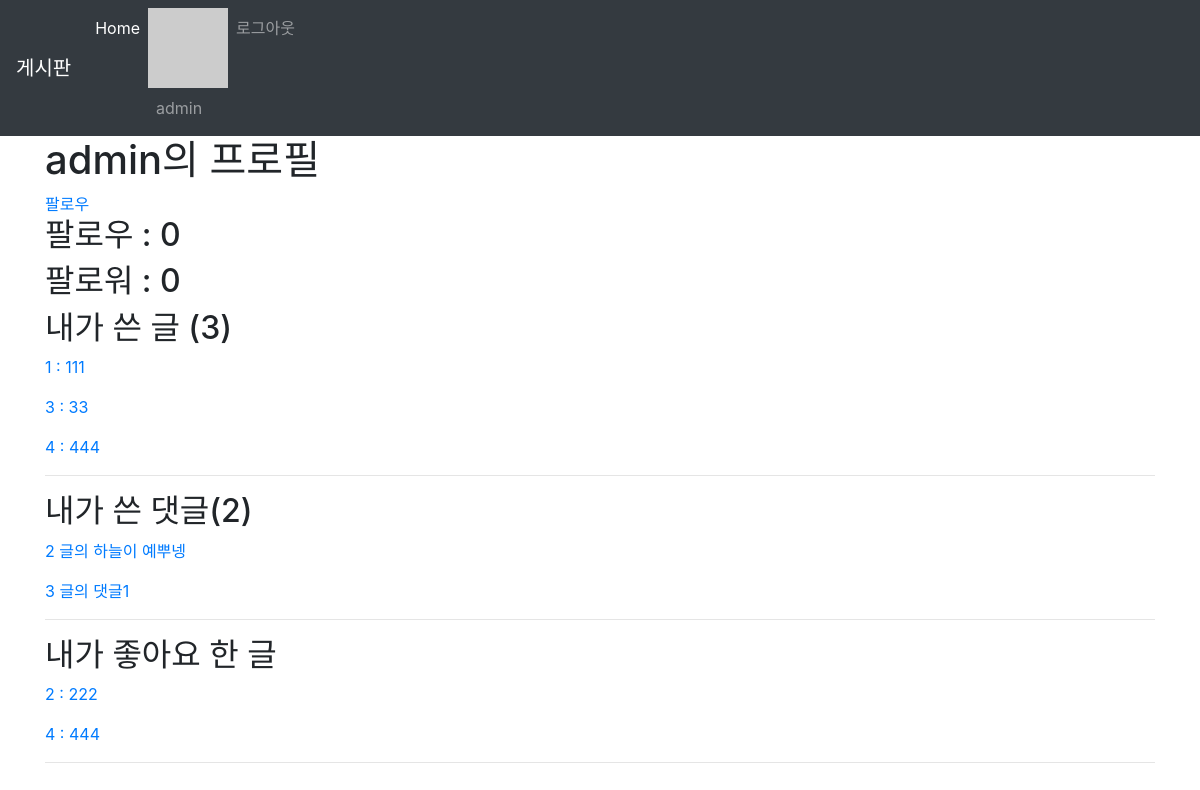
Before: /accounts/1/profile/ (signed in) with the older database file.
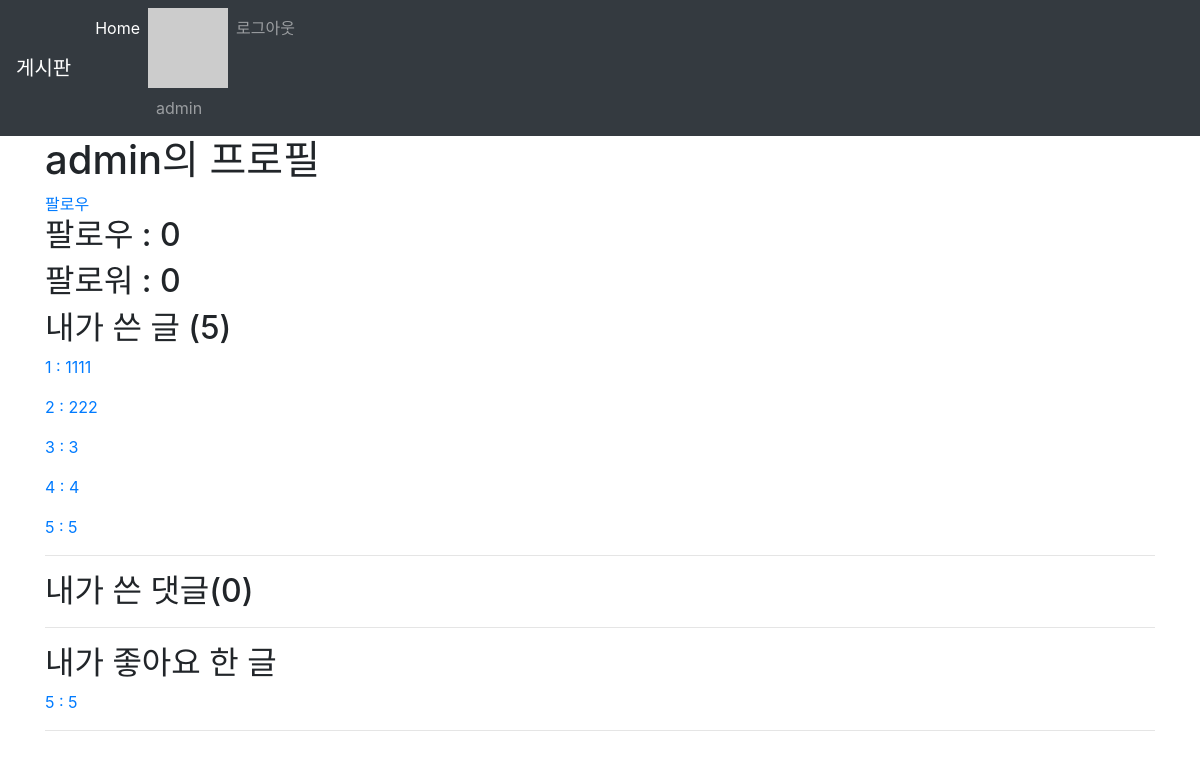
After: the same page with the newer database file.
### accounts/models.py (models this page shows)
class User(AbstractUser):
    followings = models.ManyToManyField(
                    settings.AUTH_USER_MODEL,
                    related_name='followers',
                    blank=True
                    )

### articles/models.py (models this page shows, shortened)
class Article(models.Model):
   title = models.CharField(max_length=10)
   content = models.TextField()
   image = models.ImageField(blank=True)
   image_thumbnail = ProcessedImageField(
       blank=True,
       processors=[ResizeToFill(300, 300)],
       format='JPEG',
       options={'quality': 80}
   )
   created_at = models.DateTimeField(auto_now_add=True)
   updated_at = models.DateTimeField(auto_now=True)
   user = models.ForeignKey(settings.AUTH_USER_MODEL, on_delete=models.CASCADE)
   like_users = models.ManyToManyField(settings.AUTH_USER_MODEL, related_name='like_articles', blank=True)
   hashtags = models.ManyToManyField(HashTag, blank=True, related_name='articles')

class Comment(models.Model):
   content = models.CharField(max_length=140)
   created_at = models.DateTimeField(auto_now_add=True)
   article = models.ForeignKey(Article, on_delete=models.CASCADE)
   user = models.ForeignKey(settings.AUTH_USER_MODEL, on_delete=models.CASCADE)

### accounts/views.py (the view)
# urls.py: path('<int:account_pk>/profile/', views.profile, name='profile'),
@login_required
def profile(request, account_pk):
    User = get_user_model()
    user = get_object_or_404(User, pk=account_pk)
    context = {
        'user_profile' : user
    }
    return render(request, 'accounts/profile.html', context)

### articles/templatetags/gravatar.py (called while the page is built)
@register.filter
def makehash(email):
    return 'https://www.gravatar.com/avatar/' + hashlib.md5(email.strip().lower().encode('utf-8')).hexdigest()

### accounts/templates/accounts/profile.html
{% extends 'articles/base.html' %}
{% load bootstrap4 %}
{% block body %}
<h1>{{ user_profile.username }}의 프로필</h1>
{% with user_profile.followers.all as followers  %}
    <a href="{% url 'accounts:follow' user_profile.pk %}">
        {% if user in user_profile.followers.all %}
            팔로우 취소
        {% else %}
            팔로우
        {% endif %}
    </a>
    <h2>팔로우 : {{ user_profile.followings.all.count }}</h2>
    <h2>팔로워 : {{ user_profile.followers.all.count }}</h2>
{% endwith %}
{% if user == user_profile %}
    <h2>내가 쓴 글 ({{ user_profile.article_set.all.count }})</h2>
    {% for article in user_profile.article_set.all %}
        <p>
            <a href="{% url 'articles:detail' article.pk %}">
            {{ article.pk }} : {{ article.title }}
            </a>
        </p>
    {% endfor %}
    <hr>
    <h2>내가 쓴 댓글({{ user_profile.comment_set.all.count }})</h2>
    {% for comment in user_profile.comment_set.all %}
        <p>
            <a href="{% url 'articles:detail' comment.article_id %}">
                {{ comment.article_id }} 글의 {{ comment.content }}
            </a>
        </p>
    {% endfor %}
    <hr>
    <h2>내가 좋아요 한 글</h2>
    {% for article in user_profile.like_articles.all %}
        <p>
            <a href="{% url 'articles:detail' article.pk %}">
                {{ article.pk }} : {{ article.title }}
            </a>
        </p>
    {% endfor %}
{% endif %}
<hr>
{% endblock %}

### articles/templates/_navbar.html (shortened to what this page needs)
{% load gravatar %}
<nav class="navbar navbar-expand-lg navbar-dark bg-dark">
    <a class="navbar-brand" href="/articles/">게시판</a>
    <div class="collapse navbar-collapse" id="navbarNav">
      <ul class="navbar-nav">
        <li class="nav-item active">
          <a class="nav-link" href="/articles/">Home <span class="sr-only">(current)</span></a>
        </li>
        {% if user.is_authenticated %}
        <li class="nav-item">
          <img src="{{ user.email|makehash }}" alt="">
          <a class="nav-link">{{ user.username }}</a>
        </li>
        <li class="nav-item">
          <a class="nav-link" href="{% url 'accounts:logout'%}">로그아웃</a>
        </li>
        {% endif %}
      </ul>
    </div>
  </nav>

Changed rows visible on the page:
removed Comment: article_id "2", content "하늘이 예뿌넹"
no longer on one of the page's lists (row edited): Article: pk "4", title "444"
removed Comment: article_id "3", content "댓글1"
changed User "admin": article_set.all.count "3" → "5"; comment_set.all.count "2" → "0"
changed Article id 1: title "111" → "1111"
changed Article id 2: moves from the list under "내가 좋아요 한 글" to the list under "내가 쓴 글 (5)"
changed Article id 3: title "33" → "3"
changed Article id 4: title "444" → "4"
now on this page (row edited): Article: pk "5", title "5"
